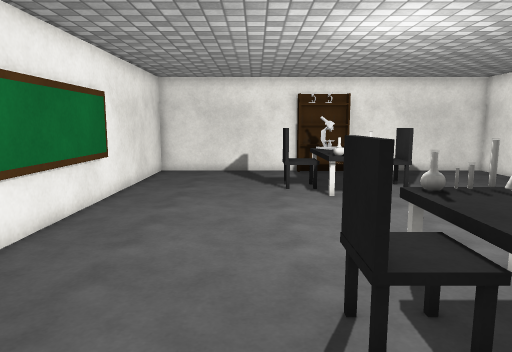
View 1 (above)

13 first-person views from a walk through a 3-D level made in the Unity game engine. The camera is 1.4 m above the floor, tilts 8° down and sees 70° across. The floor is counted in squares, 0.5 m on a side. Each view is taken from the middle of a square. On the plan, view 1 faces up. The plan holds only what a view shows up to about 20 squares ahead; the rest is blank. Surface patterns are stand-ins for the level's own textures.

View 2
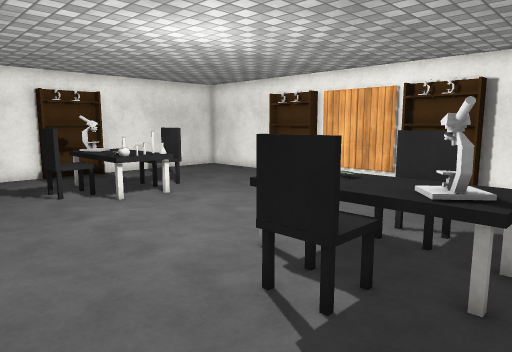

View 3
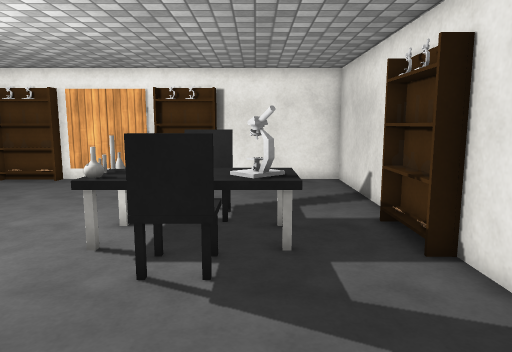

View 4
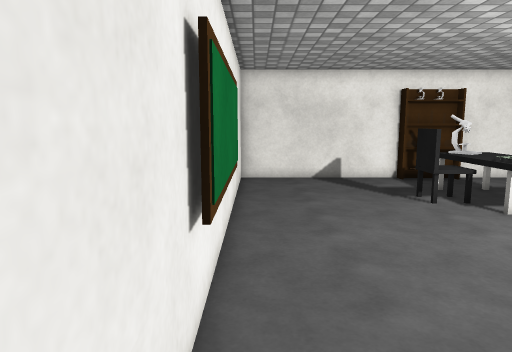

View 5
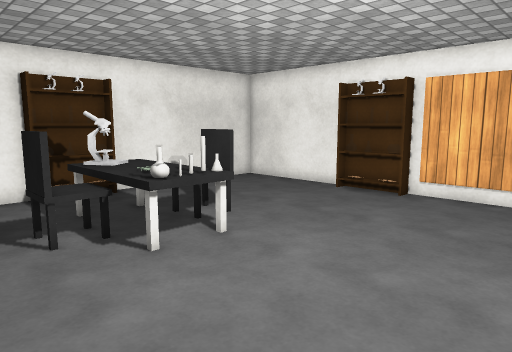

View 6
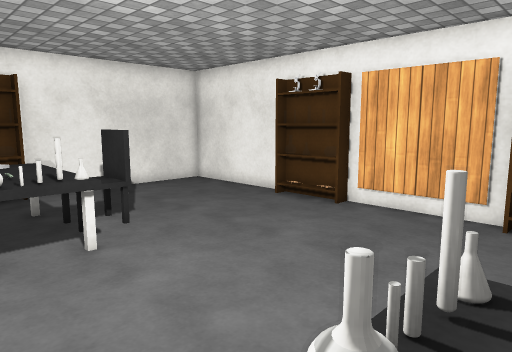

View 7
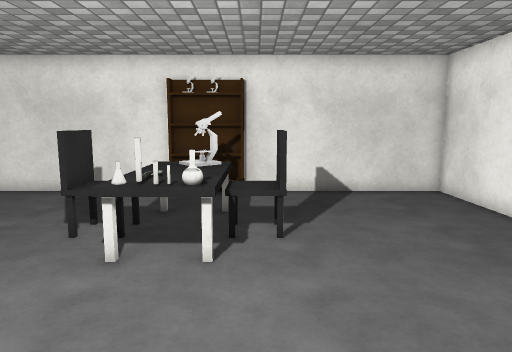

View 8
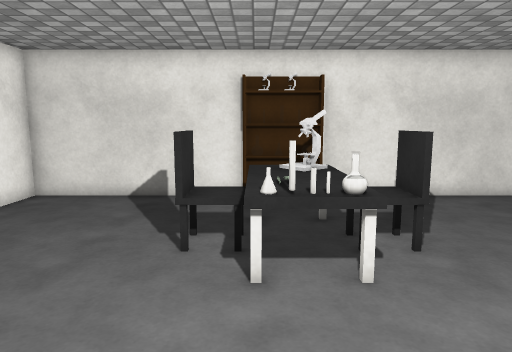

View 9
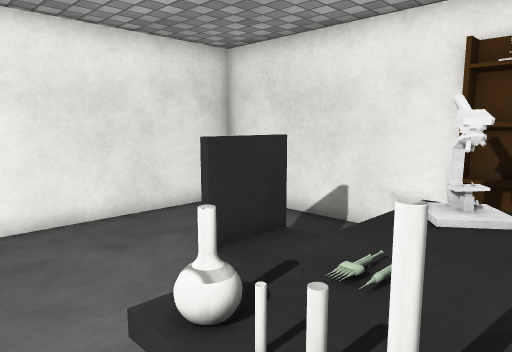

View 10
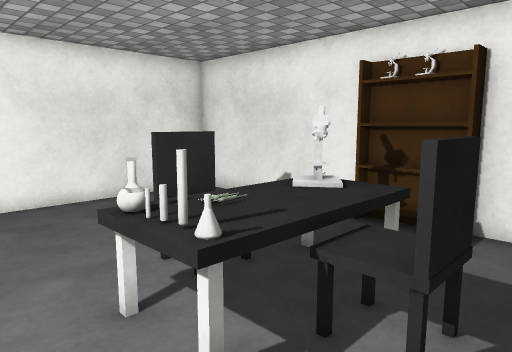

View 11
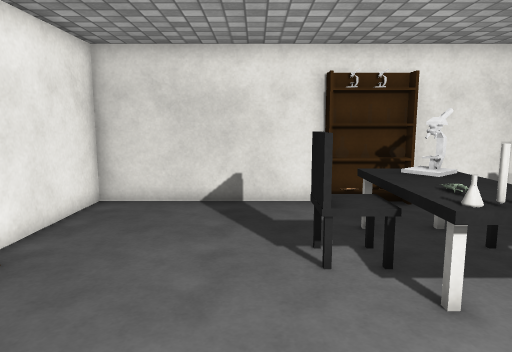

View 12
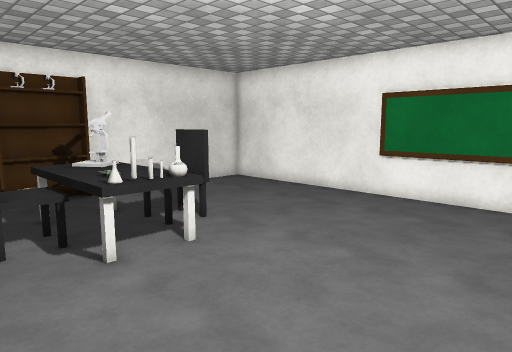

View 13
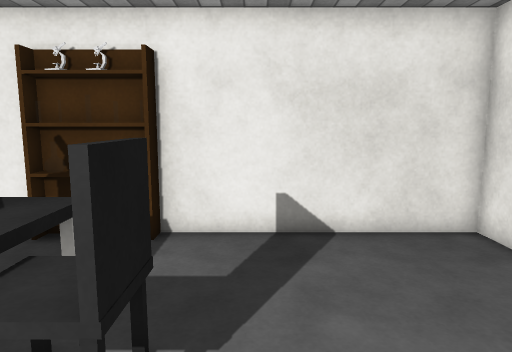

### Floor plan
Points are (right, up) in squares from view 1. A wall is a line through its corners. A room is listed if a view was taken in it or the views show most of it. See-through windows are left out.
Room 1 (views 1, 2, 3, 4, 5, 6, 7, 8, 9, 10, 11, 12, 13)
walls: (13.8, 8) (13.8, 13.1); (13.8, 16.4) (13.8, 22.3) (5.5, 22.3); (2.5, 22.3) (-5.8, 22.3) (-5.8, -1.3) (2.5, -1.3); (5.5, -1.3) (13.8, -1.3) (13.8, 5)
low walls: (2.8, 14.4) (2.8, 15.5); (5.2, 6.6) (5.2, 5.5); (5.2, 15.5) (5.2, 14.4); (2.8, 17.4) (2.8, 19); (5.2, 3.6) (5.2, 2); (5.2, 19) (5.2, 17.4); (2.8, 1.9) (2.8, 3.6)
objects: other object (1, 4) to (3, 5); other object (1, 16) to (3, 17); other object (3, -1) to (5, -1); other object (3, 7); other object (3, 14); other object (3, 22) to (5, 22); other object (4, 3); other object (4, 7); other object (4, 14); other object (4, 15); other object (4, 16); other object (4, 18); other object (5, 4) to (7, 5); other object (5, 7); other object (5, 14); other object (5, 16) to (7, 17); other object (13, 5) to (13, 8); other object (13, 13) to (13, 16)

Where each view was taken, in squares from view 1:
view 1: 0 up, 0 right, facing up
view 2: 1 up, 3 left, facing up-right
view 3: 3 up, 5 left, facing right
view 4: 3 up, 5 left, facing up
view 5: 7 up, 1 left, facing up-right
view 6: 6 up, 2 right, facing up-right
view 7: 14 up, 2 right, facing down
view 8: 13 up, 5 right, facing down
view 9: 13 up, 5 right, facing up-left
view 10: 12 up, 8 right, facing up-left
view 11: 12 up, 8 right, facing down
view 12: 14 up, 8 right, facing down-left
view 13: 13 up, 8 right, facing up
